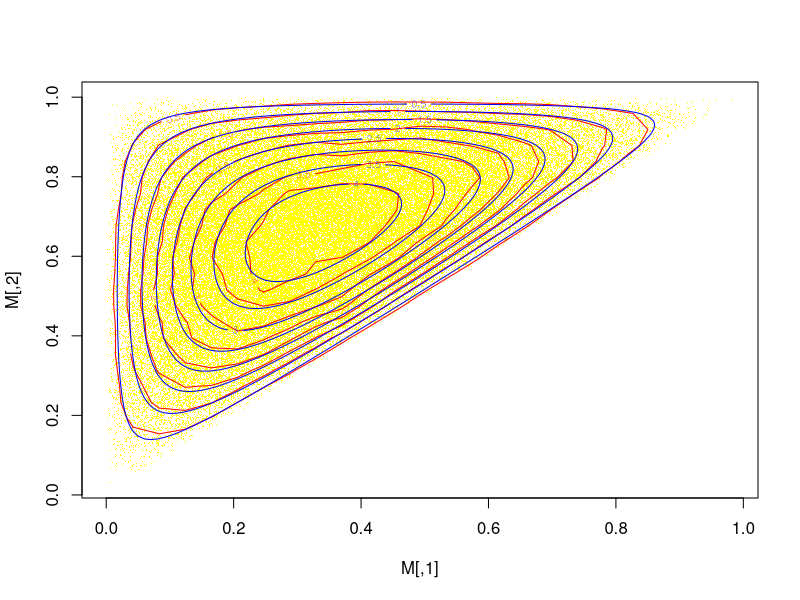

Source code (R):
library(MCMCpack)
library(MASS)
n <- 10^5

# generujemy rozkład statystyk pozycyjnych
U <- rdirichlet(n, c(2, 2, 2))
#U <- rdirich_b(n, 3, c(2, 2, 2))
M <- matrix(c(U[,1], U[,1] + U[,2]), n, 2)

plot(M, pch=".", col="yellow")
contour(kde2d(M[,1], M[,2]), add = TRUE, col = "red")

# poziomice teoretyczne
# gęstość statystyk pozycyjnych (2:5, 4:5)
dorder <- function(x, y) {
  x[x>y] <- 0
  return(120*(y-x)*(1-y)*x)
}
# przygotowanie i narysowanie punktów
x <- seq(0, 1, by=0.01)
y <- seq(0, 1, by=0.01)
contour(x, y, outer(x, y, FUN = dorder), add=TRUE, col="blue")

# sprawdzenie kowariancji
cov(M)
